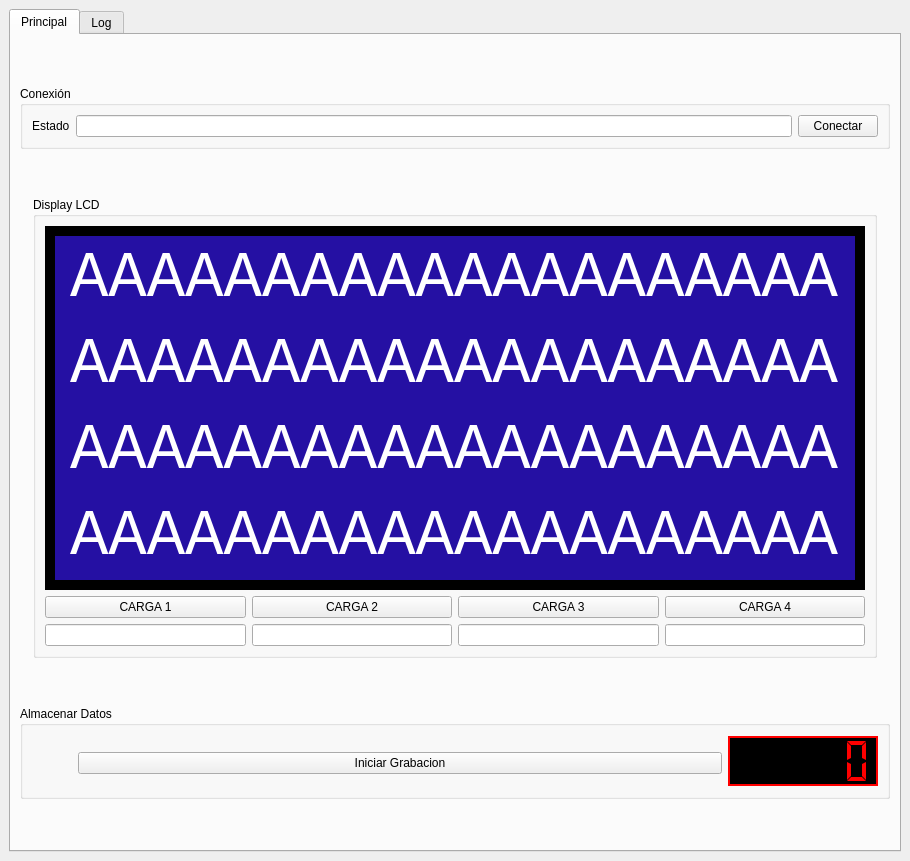
<?xml version="1.0" encoding="UTF-8"?>
<ui version="4.0">
 <class>MainWindow</class>
 <widget class="QMainWindow" name="MainWindow">
  <property name="enabled">
   <bool>true</bool>
  </property>
  <property name="geometry">
   <rect>
    <x>0</x>
    <y>0</y>
    <width>910</width>
    <height>861</height>
   </rect>
  </property>
  <property name="sizePolicy">
   <sizepolicy hsizetype="Preferred" vsizetype="Preferred">
    <horstretch>0</horstretch>
    <verstretch>0</verstretch>
   </sizepolicy>
  </property>
  <property name="minimumSize">
   <size>
    <width>0</width>
    <height>0</height>
   </size>
  </property>
  <property name="maximumSize">
   <size>
    <width>16777215</width>
    <height>16777215</height>
   </size>
  </property>
  <property name="windowTitle">
   <string>Undimotriz</string>
  </property>
  <property name="styleSheet">
   <string notr="true"/>
  </property>
  <widget class="QWidget" name="centralwidget">
   <layout class="QGridLayout" name="gridLayout_7">
    <item row="0" column="0">
     <widget class="QTabWidget" name="tabWidget">
      <property name="sizePolicy">
       <sizepolicy hsizetype="Preferred" vsizetype="Preferred">
        <horstretch>0</horstretch>
        <verstretch>0</verstretch>
       </sizepolicy>
      </property>
      <property name="minimumSize">
       <size>
        <width>0</width>
        <height>0</height>
       </size>
      </property>
      <property name="currentIndex">
       <number>0</number>
      </property>
      <widget class="QWidget" name="tabPrinicpal">
       <attribute name="title">
        <string>Principal</string>
       </attribute>
       <layout class="QGridLayout" name="gridLayout_6">
        <item row="0" column="0" colspan="3">
         <widget class="QGroupBox" name="groupBoxConex">
          <property name="sizePolicy">
           <sizepolicy hsizetype="Expanding" vsizetype="Fixed">
            <horstretch>0</horstretch>
            <verstretch>0</verstretch>
           </sizepolicy>
          </property>
          <property name="minimumSize">
           <size>
            <width>0</width>
            <height>0</height>
           </size>
          </property>
          <property name="title">
           <string>Conexión</string>
          </property>
          <layout class="QGridLayout" name="gridLayout_3">
           <item row="0" column="0">
            <widget class="QLabel" name="labelEstadoConex">
             <property name="text">
              <string>Estado</string>
             </property>
            </widget>
           </item>
           <item row="0" column="1">
            <widget class="QLineEdit" name="lineEditEstado">
             <property name="sizePolicy">
              <sizepolicy hsizetype="Expanding" vsizetype="Fixed">
               <horstretch>0</horstretch>
               <verstretch>0</verstretch>
              </sizepolicy>
             </property>
             <property name="alignment">
              <set>Qt::AlignmentFlag::AlignCenter</set>
             </property>
             <property name="readOnly">
              <bool>true</bool>
             </property>
            </widget>
           </item>
           <item row="0" column="2">
            <widget class="QPushButton" name="pushButtonConectar">
             <property name="sizePolicy">
              <sizepolicy hsizetype="Minimum" vsizetype="Fixed">
               <horstretch>0</horstretch>
               <verstretch>0</verstretch>
              </sizepolicy>
             </property>
             <property name="text">
              <string>Conectar</string>
             </property>
            </widget>
           </item>
          </layout>
         </widget>
        </item>
        <item row="1" column="0">
         <spacer name="horizontalSpacer_2">
          <property name="orientation">
           <enum>Qt::Orientation::Horizontal</enum>
          </property>
          <property name="sizeHint" stdset="0">
           <size>
            <width>7</width>
            <height>20</height>
           </size>
          </property>
         </spacer>
        </item>
        <item row="1" column="1">
         <widget class="QGroupBox" name="groupBoxMEDICIONES">
          <property name="sizePolicy">
           <sizepolicy hsizetype="Preferred" vsizetype="Fixed">
            <horstretch>0</horstretch>
            <verstretch>0</verstretch>
           </sizepolicy>
          </property>
          <property name="minimumSize">
           <size>
            <width>0</width>
            <height>0</height>
           </size>
          </property>
          <property name="maximumSize">
           <size>
            <width>16777215</width>
            <height>16777215</height>
           </size>
          </property>
          <property name="title">
           <string>Display LCD</string>
          </property>
          <layout class="QGridLayout" name="gridLayout_4">
           <item row="2" column="2">
            <widget class="QLineEdit" name="lineEditR3">
             <property name="sizePolicy">
              <sizepolicy hsizetype="Expanding" vsizetype="Fixed">
               <horstretch>0</horstretch>
               <verstretch>0</verstretch>
              </sizepolicy>
             </property>
             <property name="minimumSize">
              <size>
               <width>0</width>
               <height>0</height>
              </size>
             </property>
             <property name="maximumSize">
              <size>
               <width>16777215</width>
               <height>16777215</height>
              </size>
             </property>
            </widget>
           </item>
           <item row="1" column="3">
            <widget class="QPushButton" name="pushButtonR4">
             <property name="sizePolicy">
              <sizepolicy hsizetype="Expanding" vsizetype="Fixed">
               <horstretch>0</horstretch>
               <verstretch>0</verstretch>
              </sizepolicy>
             </property>
             <property name="minimumSize">
              <size>
               <width>0</width>
               <height>0</height>
              </size>
             </property>
             <property name="maximumSize">
              <size>
               <width>16777215</width>
               <height>16777215</height>
              </size>
             </property>
             <property name="text">
              <string>CARGA 4</string>
             </property>
            </widget>
           </item>
           <item row="1" column="1">
            <widget class="QPushButton" name="pushButtonR2">
             <property name="sizePolicy">
              <sizepolicy hsizetype="Expanding" vsizetype="Fixed">
               <horstretch>0</horstretch>
               <verstretch>0</verstretch>
              </sizepolicy>
             </property>
             <property name="maximumSize">
              <size>
               <width>16777215</width>
               <height>16777215</height>
              </size>
             </property>
             <property name="text">
              <string>CARGA 2</string>
             </property>
            </widget>
           </item>
           <item row="2" column="0">
            <widget class="QLineEdit" name="lineEditR1">
             <property name="sizePolicy">
              <sizepolicy hsizetype="Expanding" vsizetype="Fixed">
               <horstretch>0</horstretch>
               <verstretch>0</verstretch>
              </sizepolicy>
             </property>
             <property name="minimumSize">
              <size>
               <width>0</width>
               <height>0</height>
              </size>
             </property>
             <property name="maximumSize">
              <size>
               <width>16777215</width>
               <height>16777215</height>
              </size>
             </property>
            </widget>
           </item>
           <item row="1" column="0">
            <widget class="QPushButton" name="pushButtonR1">
             <property name="sizePolicy">
              <sizepolicy hsizetype="Expanding" vsizetype="Fixed">
               <horstretch>0</horstretch>
               <verstretch>0</verstretch>
              </sizepolicy>
             </property>
             <property name="minimumSize">
              <size>
               <width>0</width>
               <height>0</height>
              </size>
             </property>
             <property name="maximumSize">
              <size>
               <width>16777215</width>
               <height>16777215</height>
              </size>
             </property>
             <property name="text">
              <string>CARGA 1</string>
             </property>
            </widget>
           </item>
           <item row="2" column="1">
            <widget class="QLineEdit" name="lineEditR2">
             <property name="sizePolicy">
              <sizepolicy hsizetype="Expanding" vsizetype="Fixed">
               <horstretch>0</horstretch>
               <verstretch>0</verstretch>
              </sizepolicy>
             </property>
             <property name="minimumSize">
              <size>
               <width>0</width>
               <height>0</height>
              </size>
             </property>
             <property name="maximumSize">
              <size>
               <width>16777215</width>
               <height>16777215</height>
              </size>
             </property>
            </widget>
           </item>
           <item row="1" column="2">
            <widget class="QPushButton" name="pushButtonR3">
             <property name="sizePolicy">
              <sizepolicy hsizetype="Expanding" vsizetype="Fixed">
               <horstretch>0</horstretch>
               <verstretch>0</verstretch>
              </sizepolicy>
             </property>
             <property name="minimumSize">
              <size>
               <width>0</width>
               <height>0</height>
              </size>
             </property>
             <property name="maximumSize">
              <size>
               <width>16777215</width>
               <height>16777215</height>
              </size>
             </property>
             <property name="text">
              <string>CARGA 3</string>
             </property>
            </widget>
           </item>
           <item row="2" column="3">
            <widget class="QLineEdit" name="lineEditR4">
             <property name="sizePolicy">
              <sizepolicy hsizetype="Expanding" vsizetype="Fixed">
               <horstretch>0</horstretch>
               <verstretch>0</verstretch>
              </sizepolicy>
             </property>
             <property name="minimumSize">
              <size>
               <width>0</width>
               <height>0</height>
              </size>
             </property>
             <property name="maximumSize">
              <size>
               <width>16777215</width>
               <height>16777215</height>
              </size>
             </property>
            </widget>
           </item>
           <item row="0" column="0" colspan="4">
            <widget class="QFrame" name="frame">
             <property name="sizePolicy">
              <sizepolicy hsizetype="Preferred" vsizetype="Preferred">
               <horstretch>0</horstretch>
               <verstretch>0</verstretch>
              </sizepolicy>
             </property>
             <property name="minimumSize">
              <size>
               <width>820</width>
               <height>360</height>
              </size>
             </property>
             <property name="font">
              <font>
               <pointsize>30</pointsize>
              </font>
             </property>
             <property name="styleSheet">
              <string notr="true">background-color: rgb(0, 0, 0);</string>
             </property>
             <property name="frameShape">
              <enum>QFrame::Shape::StyledPanel</enum>
             </property>
             <property name="frameShadow">
              <enum>QFrame::Shadow::Raised</enum>
             </property>
             <property name="lineWidth">
              <number>3</number>
             </property>
             <property name="midLineWidth">
              <number>3</number>
             </property>
             <layout class="QGridLayout" name="gridLayout">
              <property name="spacing">
               <number>0</number>
              </property>
              <item row="1" column="0">
               <widget class="QLineEdit" name="edit_lcd_2">
                <property name="sizePolicy">
                 <sizepolicy hsizetype="Expanding" vsizetype="Expanding">
                  <horstretch>0</horstretch>
                  <verstretch>0</verstretch>
                 </sizepolicy>
                </property>
                <property name="font">
                 <font>
                  <family>Courier New</family>
                  <pointsize>48</pointsize>
                 </font>
                </property>
                <property name="focusPolicy">
                 <enum>Qt::FocusPolicy::NoFocus</enum>
                </property>
                <property name="styleSheet">
                 <string notr="true">background-color: #2510a3; color: white; padding: 5px;</string>
                </property>
                <property name="text">
                 <string>AAAAAAAAAAAAAAAAAAAA</string>
                </property>
                <property name="maxLength">
                 <number>20</number>
                </property>
                <property name="frame">
                 <bool>false</bool>
                </property>
                <property name="alignment">
                 <set>Qt::AlignmentFlag::AlignCenter</set>
                </property>
                <property name="readOnly">
                 <bool>true</bool>
                </property>
               </widget>
              </item>
              <item row="0" column="0">
               <widget class="QLineEdit" name="edit_lcd_1">
                <property name="enabled">
                 <bool>true</bool>
                </property>
                <property name="sizePolicy">
                 <sizepolicy hsizetype="Expanding" vsizetype="Expanding">
                  <horstretch>0</horstretch>
                  <verstretch>0</verstretch>
                 </sizepolicy>
                </property>
                <property name="font">
                 <font>
                  <family>Courier New</family>
                  <pointsize>48</pointsize>
                 </font>
                </property>
                <property name="focusPolicy">
                 <enum>Qt::FocusPolicy::NoFocus</enum>
                </property>
                <property name="layoutDirection">
                 <enum>Qt::LayoutDirection::LeftToRight</enum>
                </property>
                <property name="styleSheet">
                 <string notr="true">background-color: #2510A3; color: white; padding: 5px;</string>
                </property>
                <property name="text">
                 <string>AAAAAAAAAAAAAAAAAAAA</string>
                </property>
                <property name="maxLength">
                 <number>20</number>
                </property>
                <property name="frame">
                 <bool>false</bool>
                </property>
                <property name="alignment">
                 <set>Qt::AlignmentFlag::AlignCenter</set>
                </property>
                <property name="readOnly">
                 <bool>true</bool>
                </property>
               </widget>
              </item>
              <item row="3" column="0">
               <widget class="QLineEdit" name="edit_lcd_4">
                <property name="sizePolicy">
                 <sizepolicy hsizetype="Expanding" vsizetype="Expanding">
                  <horstretch>0</horstretch>
                  <verstretch>0</verstretch>
                 </sizepolicy>
                </property>
                <property name="font">
                 <font>
                  <family>Courier New</family>
                  <pointsize>48</pointsize>
                 </font>
                </property>
                <property name="focusPolicy">
                 <enum>Qt::FocusPolicy::NoFocus</enum>
                </property>
                <property name="styleSheet">
                 <string notr="true">background-color: #2510a3; color: white; padding: 5px;</string>
                </property>
                <property name="text">
                 <string>AAAAAAAAAAAAAAAAAAAA</string>
                </property>
                <property name="maxLength">
                 <number>20</number>
                </property>
                <property name="frame">
                 <bool>false</bool>
                </property>
                <property name="alignment">
                 <set>Qt::AlignmentFlag::AlignCenter</set>
                </property>
                <property name="readOnly">
                 <bool>true</bool>
                </property>
               </widget>
              </item>
              <item row="2" column="0">
               <widget class="QLineEdit" name="edit_lcd_3">
                <property name="sizePolicy">
                 <sizepolicy hsizetype="Expanding" vsizetype="Expanding">
                  <horstretch>0</horstretch>
                  <verstretch>0</verstretch>
                 </sizepolicy>
                </property>
                <property name="font">
                 <font>
                  <family>Courier New</family>
                  <pointsize>48</pointsize>
                 </font>
                </property>
                <property name="focusPolicy">
                 <enum>Qt::FocusPolicy::NoFocus</enum>
                </property>
                <property name="styleSheet">
                 <string notr="true">background-color: #2510a3; color: white; padding: 5px;</string>
                </property>
                <property name="text">
                 <string>AAAAAAAAAAAAAAAAAAAA</string>
                </property>
                <property name="maxLength">
                 <number>20</number>
                </property>
                <property name="frame">
                 <bool>false</bool>
                </property>
                <property name="alignment">
                 <set>Qt::AlignmentFlag::AlignCenter</set>
                </property>
                <property name="readOnly">
                 <bool>true</bool>
                </property>
               </widget>
              </item>
             </layout>
            </widget>
           </item>
          </layout>
         </widget>
        </item>
        <item row="1" column="2">
         <spacer name="horizontalSpacer">
          <property name="orientation">
           <enum>Qt::Orientation::Horizontal</enum>
          </property>
          <property name="sizeHint" stdset="0">
           <size>
            <width>7</width>
            <height>20</height>
           </size>
          </property>
         </spacer>
        </item>
        <item row="2" column="0" colspan="3">
         <widget class="QGroupBox" name="groupBox_2">
          <property name="sizePolicy">
           <sizepolicy hsizetype="Expanding" vsizetype="Fixed">
            <horstretch>0</horstretch>
            <verstretch>0</verstretch>
           </sizepolicy>
          </property>
          <property name="title">
           <string>Almacenar Datos</string>
          </property>
          <layout class="QGridLayout" name="gridLayout_5">
           <item row="0" column="0">
            <widget class="QPushButton" name="pushButton">
             <property name="enabled">
              <bool>false</bool>
             </property>
             <property name="focusPolicy">
              <enum>Qt::FocusPolicy::NoFocus</enum>
             </property>
             <property name="text">
              <string/>
             </property>
             <property name="icon">
              <iconset resource="resources.qrc">
               <normaloff>:/xls.png</normaloff>
               <disabledoff>:/xls.png</disabledoff>
               <disabledon>:/xls.png</disabledon>:/xls.png</iconset>
             </property>
             <property name="iconSize">
              <size>
               <width>50</width>
               <height>50</height>
              </size>
             </property>
             <property name="autoDefault">
              <bool>true</bool>
             </property>
             <property name="default">
              <bool>true</bool>
             </property>
             <property name="flat">
              <bool>true</bool>
             </property>
            </widget>
           </item>
           <item row="0" column="1">
            <layout class="QVBoxLayout" name="verticalLayout_2">
             <item>
              <spacer name="verticalSpacer">
               <property name="orientation">
                <enum>Qt::Orientation::Vertical</enum>
               </property>
               <property name="sizeHint" stdset="0">
                <size>
                 <width>20</width>
                 <height>17</height>
                </size>
               </property>
              </spacer>
             </item>
             <item>
              <widget class="QPushButton" name="pushButtonMedicion">
               <property name="sizePolicy">
                <sizepolicy hsizetype="Expanding" vsizetype="Preferred">
                 <horstretch>0</horstretch>
                 <verstretch>0</verstretch>
                </sizepolicy>
               </property>
               <property name="font">
                <font>
                 <kerning>false</kerning>
                </font>
               </property>
               <property name="text">
                <string>Iniciar Grabacion</string>
               </property>
               <property name="icon">
                <iconset resource="resources.qrc">
                 <normaloff>:/play.png</normaloff>:/play.png</iconset>
               </property>
               <property name="autoDefault">
                <bool>false</bool>
               </property>
               <property name="default">
                <bool>false</bool>
               </property>
               <property name="flat">
                <bool>false</bool>
               </property>
              </widget>
             </item>
             <item>
              <spacer name="verticalSpacer_2">
               <property name="orientation">
                <enum>Qt::Orientation::Vertical</enum>
               </property>
               <property name="sizeHint" stdset="0">
                <size>
                 <width>20</width>
                 <height>13</height>
                </size>
               </property>
              </spacer>
             </item>
            </layout>
           </item>
           <item row="0" column="2">
            <widget class="QLCDNumber" name="lcdNumber">
             <property name="sizePolicy">
              <sizepolicy hsizetype="Minimum" vsizetype="Fixed">
               <horstretch>0</horstretch>
               <verstretch>0</verstretch>
              </sizepolicy>
             </property>
             <property name="minimumSize">
              <size>
               <width>150</width>
               <height>50</height>
              </size>
             </property>
             <property name="font">
              <font>
               <bold>false</bold>
              </font>
             </property>
             <property name="layoutDirection">
              <enum>Qt::LayoutDirection::LeftToRight</enum>
             </property>
             <property name="styleSheet">
              <string notr="true">color: red; background-color: black; border: 2px solid red;</string>
             </property>
             <property name="smallDecimalPoint">
              <bool>true</bool>
             </property>
             <property name="digitCount">
              <number>5</number>
             </property>
             <property name="segmentStyle">
              <enum>QLCDNumber::SegmentStyle::Flat</enum>
             </property>
             <property name="intValue" stdset="0">
              <number>0</number>
             </property>
            </widget>
           </item>
          </layout>
         </widget>
        </item>
       </layout>
      </widget>
      <widget class="QWidget" name="tabLog">
       <attribute name="title">
        <string>Log</string>
       </attribute>
       <layout class="QGridLayout" name="gridLayout_2">
        <item row="0" column="0">
         <widget class="QTextEdit" name="textEditLog"/>
        </item>
        <item row="1" column="0">
         <widget class="QGroupBox" name="groupBox">
          <property name="title">
           <string>Datos Recibidos/Transmitidos</string>
          </property>
          <layout class="QVBoxLayout" name="verticalLayout">
           <item>
            <widget class="QTextEdit" name="textEditRecibido"/>
           </item>
          </layout>
         </widget>
        </item>
       </layout>
      </widget>
     </widget>
    </item>
   </layout>
  </widget>
 </widget>
 <resources>
  <include location="resources.qrc"/>
 </resources>
 <connections/>
</ui>
